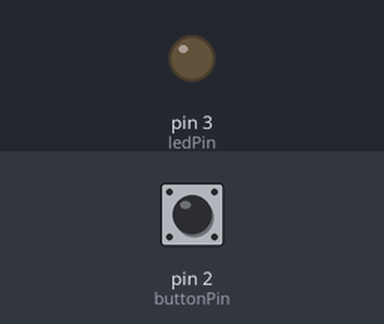
The sketch below on a simulated Arduino Uno, built with avr-gcc and run on an emulated ATmega328P. On the bench: output pins drawn as LEDs (lit = HIGH). Dashed ring = blinking. The inputs (shaded band) are chosen by the test bench; at power-on: pin 2 (buttonPin) LOW.

Above: at 1.2 s.
1.3 s: pin 2 (buttonPin) pulled HIGH for 1 s
At 1.45 s:
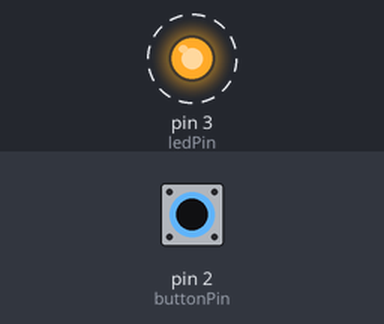
3.8 s: pin 2 (buttonPin) pulled HIGH for 0.15 s
At 4.2 s:
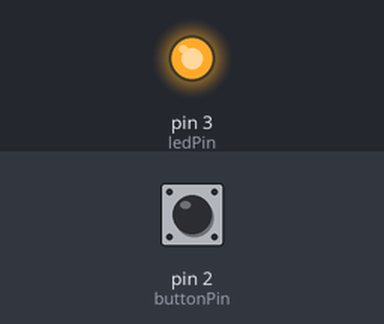
5.4 s: pin 2 (buttonPin) pulled HIGH for 3.2 s
At 8.9 s:
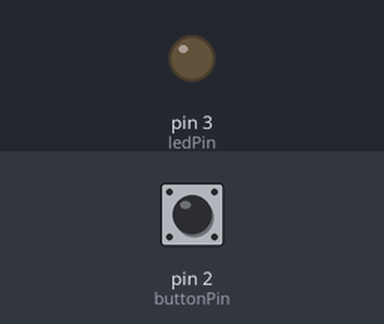
Timing chart, 0 to 10.4 s (numbered marks = the images above; inputs shaded):
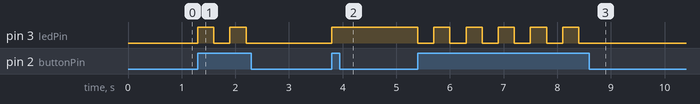

The sketch:

07_SW_cntl.ino
```cpp
const int ledPin = 3;
const int buttonPin = 2;
int led_flag = 0; // 0 = LED off, 1 = LED on

void setup() {
  pinMode(ledPin, OUTPUT);
  pinMode(buttonPin, INPUT);

  digitalWrite(ledPin , LOW);
}

void loop() {
  int buttonInput = digitalRead(buttonPin);

  if (buttonInput == 1) {
    if (led_flag == 0) {
      digitalWrite(ledPin, 1);
      led_flag = 1;
    }
    else {
      digitalWrite(ledPin, 0);
      led_flag = 0;
    }
    delay(300);
  }
}
```

Measured:
- after the input at 1.3 s, pin 3 (ledPin): alternates HIGH for 0.30 s and LOW for 0.30 s, 4 changes in all, then stays LOW, starting at once
- after the input at 3.8 s, pin 3 (ledPin): LOW → HIGH at once
- after the input at 5.4 s, pin 3 (ledPin): alternates HIGH for 0.30 s and LOW for 0.30 s, 11 changes in all, then stays LOW, starting at once
